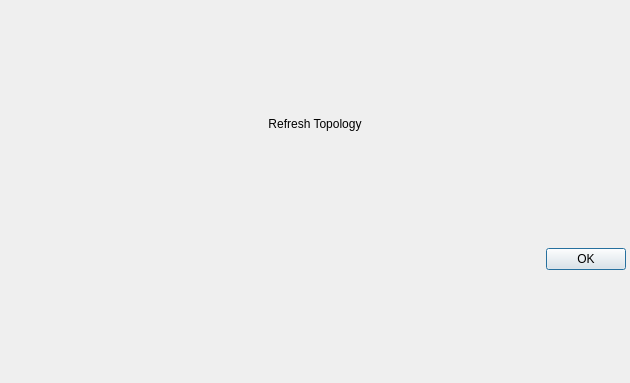
<?xml version="1.0" encoding="UTF-8"?>
<ui version="4.0">
 <class>ClientTopology</class>
 <widget class="QDialog" name="ClientTopology">
  <property name="geometry">
   <rect>
    <x>0</x>
    <y>0</y>
    <width>630</width>
    <height>383</height>
   </rect>
  </property>
  <property name="windowTitle">
   <string>Client Topology</string>
  </property>
  <layout class="QVBoxLayout" name="verticalLayout">
   <property name="spacing">
    <number>4</number>
   </property>
   <property name="leftMargin">
    <number>4</number>
   </property>
   <property name="topMargin">
    <number>4</number>
   </property>
   <property name="rightMargin">
    <number>4</number>
   </property>
   <property name="bottomMargin">
    <number>4</number>
   </property>
   <item>
    <widget class="QPushButton" name="ui_refresh">
     <property name="text">
      <string>Refresh Topology</string>
     </property>
     <property name="flat">
      <bool>true</bool>
     </property>
    </widget>
   </item>
   <item>
    <layout class="QVBoxLayout" name="ui_frame"/>
   </item>
   <item>
    <widget class="QDialogButtonBox" name="buttonBox">
     <property name="orientation">
      <enum>Qt::Horizontal</enum>
     </property>
     <property name="standardButtons">
      <set>QDialogButtonBox::Ok</set>
     </property>
    </widget>
   </item>
  </layout>
 </widget>
 <resources/>
 <connections>
  <connection>
   <sender>buttonBox</sender>
   <signal>accepted()</signal>
   <receiver>ClientTopology</receiver>
   <slot>accept()</slot>
   <hints>
    <hint type="sourcelabel">
     <x>248</x>
     <y>254</y>
    </hint>
    <hint type="destinationlabel">
     <x>157</x>
     <y>274</y>
    </hint>
   </hints>
  </connection>
  <connection>
   <sender>buttonBox</sender>
   <signal>rejected()</signal>
   <receiver>ClientTopology</receiver>
   <slot>reject()</slot>
   <hints>
    <hint type="sourcelabel">
     <x>316</x>
     <y>260</y>
    </hint>
    <hint type="destinationlabel">
     <x>286</x>
     <y>274</y>
    </hint>
   </hints>
  </connection>
 </connections>
</ui>
